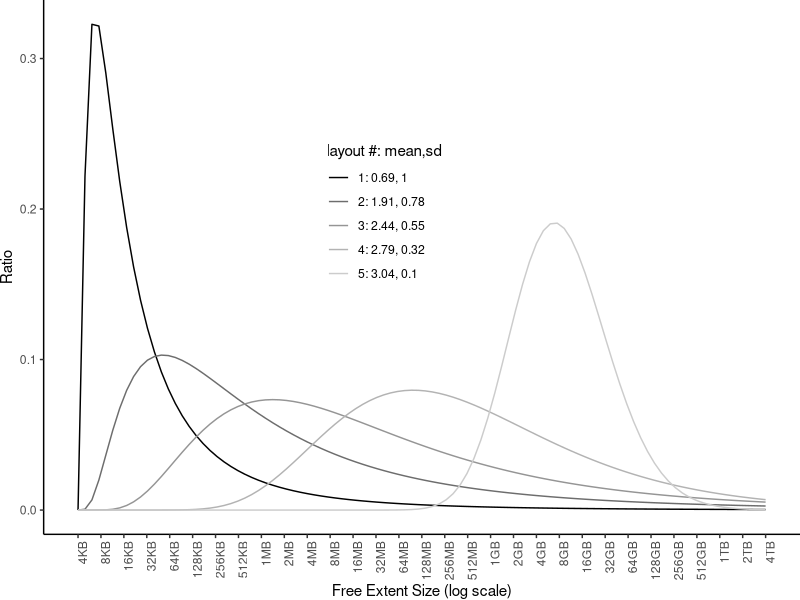

R code for this plot:
require(ggplot2)
require(plyr)
require(grid)

theme_paper <- function()
{
    return (  theme_bw() +
              theme(axis.line    =element_line(color='black')) +
              theme(panel.grid   =element_blank()) +
              theme(panel.border =element_blank()) +
              theme(legend.key = element_blank())
              )
}

format_si <- function(x, show.number=T, show.unit=T, round.to=1, appendix="") {
   {
    exps <- seq(10, 70, by=10)
    limits <- c(0, 2^exps) # 0, 1024, 1024*1024, ...
    prefix <- c("", "K", "M", "G", "T", "P", "E", "Z")
  
    # Vector with array indices according to position in intervals
    indices <- findInterval(abs(x), limits)
    limits[1] = 1
    number = NULL
    if ( show.number ) {
        number = format(round(x/limits[indices], round.to),
                 trim=TRUE, scientific=FALSE)
    }
    unit = NULL
    if ( show.unit ) {
        unit = prefix[indices]
    }
    paste(number, unit, appendix, sep="")
  }
}

format_2exp <- function(round.to=1, appendix="", ...) {
   function (x) {
    exps <- seq(10, 70, by=10)
    limits <- c(0, 2^exps) # 0, 1024, 1024*1024, ...
    prefix <- c("", "K", "M", "G", "T", "P", "E", "Z")
  
    # Vector with array indices according to position in intervals
    i <- findInterval(abs(x), limits)
    limits[1] = 1
    print(length(x))
    ret = paste(format(round(x/limits[i], round.to),
                 trim=TRUE, scientific=FALSE, ...),
          prefix[i], appendix, sep="")
    return(ret)
  }
}

build_df <- function(meanlog, sdlog)
{
  x=seq(0,30,length=100)
  y=dlnorm(x, meanlog=meanlog, sdlog=sdlog)
  d=data.frame(x=x,y=y)
  d$meanlog = meanlog
  d$sdlog = sdlog
  return(d)
}

get_filepath <- function(f) {
    f = gsub(".", "-", f, fixed=T)
    filename = paste(f, '-auto.pdf', sep="")
    filepath = paste('./', filename, sep="")
    return(filepath)
}

save_plot <- function(p, f, w=4, h=4) {
    filepath = get_filepath(f)
    print(paste("about to save to", getwd(), filepath))
    print("enter -s- if you want to save to pdf")
    a = readline()
    if (a == 's') {
        ggsave(filepath, plot=p, width=w, height=h)
    }
}

plot_dists <- function(d)
{
    d = ddply(d, .(meanlog, sdlog), function(x){build_df(x$meanlog, x$sdlog)} )
    d$conf = paste(round(d$meanlog,2),round(d$sdlog,2), sep=', ')
    l = unique(d$conf)
    d$conf = factor(d$conf, l)
    levels(d$conf) = paste( seq_along(l), l, sep=": " )

    xbreaks = 0:30
    xlabels = format_si((2^xbreaks)*4096, appendix="B")
    #print(xlabels)

    p <- ggplot(d, aes(x=x,y=y,color=conf)) +
      geom_line() + 
      scale_x_continuous(breaks=xbreaks, labels=xlabels) +
      scale_color_grey(name='layout #: mean,sd', start=0, end=0.8) + 
      theme_paper() +
      theme(legend.position=c(0.45,0.6)) +
      theme(axis.text.x=element_text(angle=90, hjust=1)) +
      xlab("Free Extent Size (log scale)") +
      ylab("Ratio") +
      theme(plot.margin = unit(c(0,0,0,0), "cm"))
    print(p)  

    #save_plot(p, 'lognormaldist', w=5, h=3.3)
}

main <- function()
{
    d = data.frame(meanlog=0, sdlog=1)
    
    d = rbind(d, c(log(2),1)) #1
    d = rbind(d, c(log(20),0.1)) 
    d = data.frame(meanlog=log(seq(2,21,length=5)), sdlog=seq(1,0.1,length=5))
    print(d)

    plot_dists(d)
}

main()

